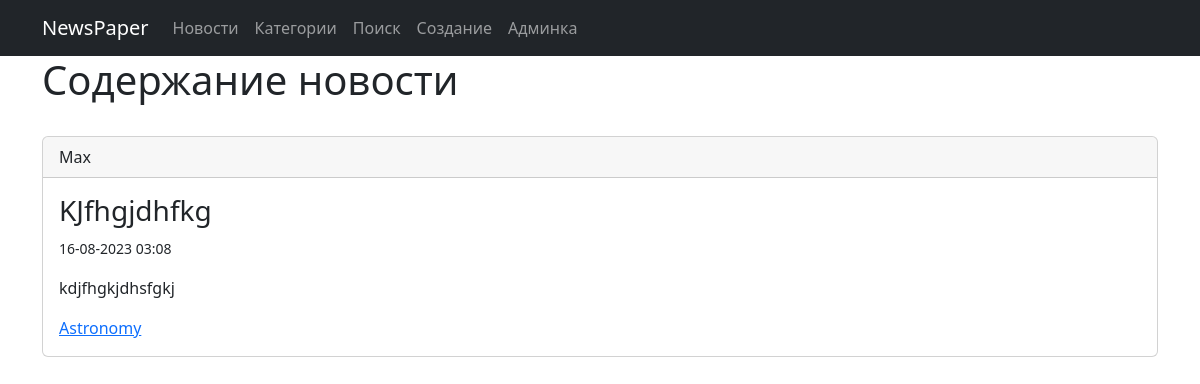
The page /news/29/ on the database as committed earlier.
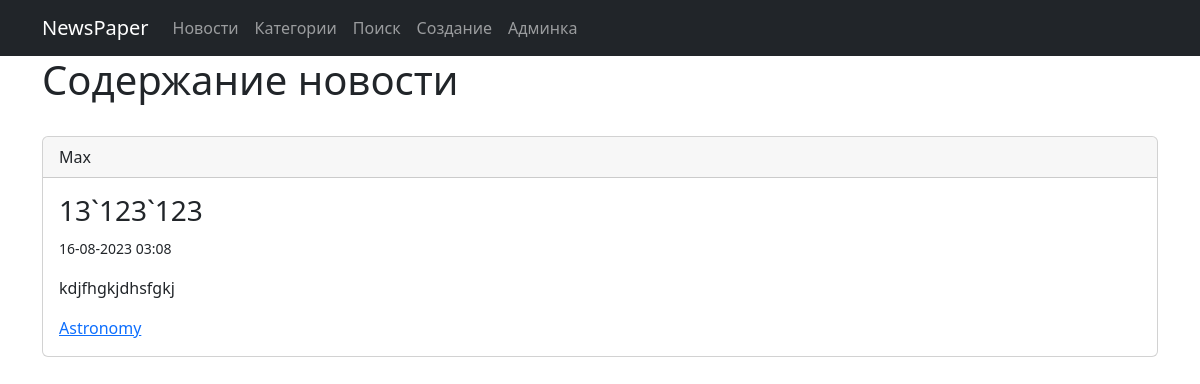
The same page on the database as committed later.
### news/models.py (models this page shows, shortened)
class Post(models.Model):
    author = models.ForeignKey(Author, on_delete=models.CASCADE)
    NEWS = 'NW'
    ARTICLE = 'AR'
    CATEGORY_CHOICES = (
        (NEWS, 'Новость'),
        (ARTICLE, 'Статья'),
    )
    categoryType = models.CharField(max_length=2, choices=CATEGORY_CHOICES, default=ARTICLE)
    dateCreation = models.DateTimeField(auto_now_add=True)
    postCategory = models.ManyToManyField(Category, through='PostCategory')
    title = models.CharField(max_length=128)
    text = models.TextField()
    rating = models.SmallIntegerField(default=0)

class Author(models.Model):
    authorUser = models.OneToOneField(User, on_delete=models.CASCADE)
    ratingAuthor = models.SmallIntegerField(default=0)
    def __str__(self):
        return self.authorUser.username

### news/views.py (the view)
# urls.py: path('<int:pk>/', PostDetail.as_view(), name='post_detail'),
class PostDetail(DetailView):
    model = Post
    template_name='news/newsdetail.html'
    context_object_name='post'
    def get_object(self, *args, **kwargs): # переопределяем метод получения объекта
        obj = cache.get(f'post-{self.kwargs["pk"]}', None) # кэш очень похож на словарь, и метод get действует также. Он забирает значение по ключу, если его нет, то забирает None.
        if not obj:
            obj = super().get_object(queryset=self.queryset)
            cache.set(f'post-{self.kwargs["pk"]}', obj)
        return obj

### news/models.py (called while the page is built)
    def __str__(self):
        return f'{self.name}'

### news/templatetags/custom_filters.py (called while the page is built)
@register.filter(name='censor')
def censor(value):
    for i in CENSORED_WORDS:
        if i in value:
            value = value.replace(i,'*'*len(i))
    return value

### news/templates/news/newsdetail.html (shortened to what this page needs)
{% extends 'layout/default.html' %}
{% load custom_filters %}
{% block content %}
<h1>Содержание новости</h1>
<br>
<div class="card">
    <div class="card-header">
        {{ post.author }}
    </div>
    <div class="card-body">
        <h3 class="card-title">{{ post.title|censor }}</h3>
        <p class="card-text"><small class="text-body-secondary">{{ post.dateCreation|date:'d-m-Y h:m' }}</small></p>
        <p class="card-text">{{ post.text|censor }}</p>
        {% for category in post.postCategory.all %}
        <a class="card-link" href="{% url 'news:category' category.id %}">
            {{ category }}
        </a>
        {% endfor %}
    </div>
</div>
{% endblock content %}

Rows that differ between the two databases and show on the page:
changed Post "kdjfhgkjdhsfgkj": title|censor "KJfhgjdhfkg" → "13`123`123"
